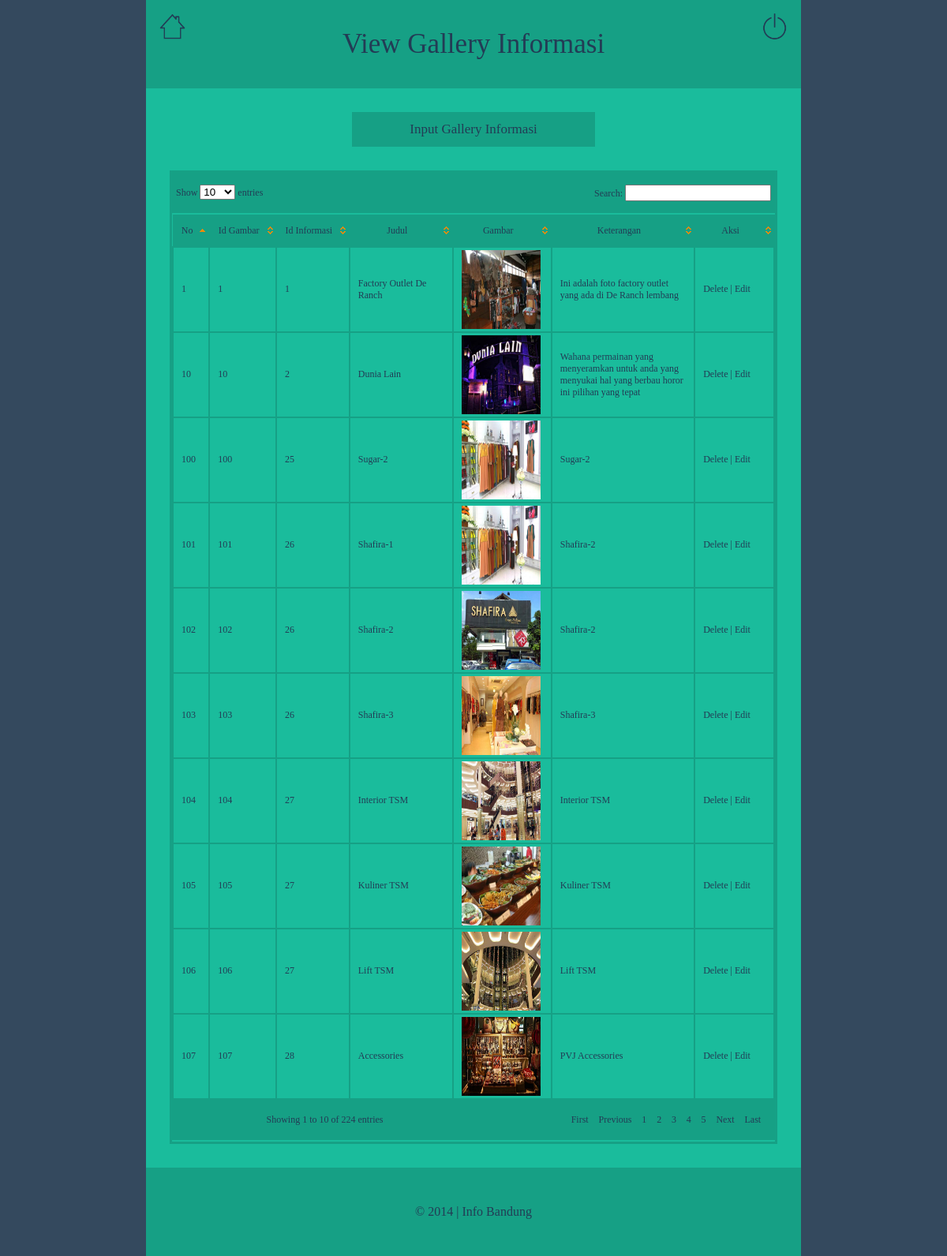
Screenshot of /info-bandung-admin/edit-gallery/view_data.php (signed in) with the database file from the repository.
### tables this page shows
CREATE TABLE IF NOT EXISTS `t_gambar` (
  `id_gambar` int(20) NOT NULL AUTO_INCREMENT,
  `id_informasi` int(20) NOT NULL,
  `judul` varchar(50) NOT NULL,
  `gambar` varchar(250) NOT NULL,
  `deskripsi` text NOT NULL,
  PRIMARY KEY (`id_gambar`)
);

### info-bandung-admin/edit-gallery/view_data.php (the view, shortened to what this page needs)
<?php require_once('../koneksi/koneksi.php'); ?>
<?php
$query = "SELECT * FROM t_gambar";
$datatables = mysql_query($query, $koneksi) or die(mysql_error());
$row_datatables = mysql_fetch_assoc($datatables);
?>
<!DOCTYPE html PUBLIC "-//W3C//DTD XHTML 1.0 Transitional//EN" "http://www.w3.org/TR/xhtml1/DTD/xhtml1-transitional.dtd">
<html xmlns="http://www.w3.org/1999/xhtml">
<head>
	<link rel="stylesheet" href="../css/style.css" />
</head>
<body>
	<div class="content-gallery">
		<header>
			<div class="judul">
				<div id="kanan">
					<a href= "../login/logout.php">
						<img src="../gambar/shutdown1.png" id="shutdown" title="Logout">
					</a>
				</div>
				<div id="kiri">
					<a href="../index.php">
						<img src="../gambar/home1.png" id="rumah" title="Home">
					</a>
				</div>
				<center>
					<h3>View Gallery Informasi</h3>
				</center>
			</div>
		</header>
		<div class="isi">
			<center>
				<a href="index.php">
					<input type="button" class="tombol"  value="Input Gallery Informasi">
				</a>
				<div class="border">
					<table align="center" cellspacing="3" cellpadding="3" align="center" border="0" class="display" id="example">
						<thead>
							 <tr>
								<th>No</th>
								<th>Id Gambar</th>
								<th>Id Informasi</th>
								<th width="120px">Judul</th>
								<th>Gambar</th>
								<th width="170px">Keterangan</th>
								<th width="90px">Aksi</th>
							 </tr>
						 </thead>
					  <tbody>
					  <?php do { ?>
						<tr>
							<td><?php echo $c=$c+1;?></td>
							<td><?php echo $row_datatables['id_gambar']; ?></td>
							<td><?php echo $row_datatables['id_informasi']; ?></td>
							<td><?php echo $row_datatables['judul']; ?></td>
							<td><a href="../../gambar/info_bandung/gallery/<?php echo $row_datatables['gambar'];?>" target="_blank"><img src="../../gambar/info_bandung/gallery/<?php echo $row_datatables['gambar'];?>" width="100" height="100" title="<?php echo $row_datatables['gambar'];?>"></a></td>
							<td><?php echo $row_datatables['deskripsi']; ?></td>
							<td id ="edit-links">
								<a href="delete.php?id_gambar=<?php echo $row_datatables['id_gambar']; ?>" onClick="return confirm('Apakah Anda yakin akan menghapus data ini?')">Delete</a> |
								<a href="edit.php?id_gambar=<?php echo $row_datatables['id_gambar']; ?>">Edit</a>
							</td>
						</tr>
						<?php } while ($row_datatables = mysql_fetch_assoc($datatables)); ?>
					   </tbody>
					</table>
				</div>
			</center>
		</div>
		<div class="footer">
			<center>
				<ul id ="footer-links">
					<li>
						<p>&copy 2014 | Info Bandung</p>
					</li>
				</ul>
			</center>
		</div>
	</div>
</body>
</html>

### info-bandung-admin/css/style.css (style rules this page uses)
html { background-color:#34495e; background-repeat:no-repeat; background-position:top; -webkit-background-size: cover; -moz-background-size: cover; -o-background-size: cover; background-size: cover; font-family:Corbert; font-weight:lighter; color:#233c55; }
body { margin:0; }
a { text-decoration:none; color:#233c55; }
h3 { font-size:35px; text-align:center; font-weight:lighter; color:#233c55; margin-bottom:35px; margin-top:35px; }
img#rumah { width:35px; height:35px; border-radius:0px; margin:5px; padding:8px; border:2px solid #16a085; background-color:none; float:left; }
img#shutdown { width:35px; height:35px; border-radius:0px; margin:5px; padding:8px; border:2px solid #16a085; background-color:none; float:right; }
ul#footer-links { list-style:none; margin:0px; padding:20px; }
ul#footer-links li { list-style:none; text-align:center; position:relative; padding:10px; }
.footer p { text-decoration:none; font-size:12pt; font-family:arial; color:#233c55; font-family:Corbert; }
.footer { background-color:#16a085; border:1px solid #16a085; }
table { width:90%; border:none; }
tr { height:40px; }
.isi { margin:auto; padding:30px; border-radius: 0px; border:2px solid #233c55; background-color:#1abc9c; border:none; }
.judul { background-color:#16a085; border:1px solid #16a085; }
.tombol { color: #233c55; font-family:Corbert; font-size:17px; text-align:center; width:40%; background-color:#16a085; border:0px; padding:10px; border:2px solid #16a085; border-radius:0px; }
.border { border: 3px solid #16a085; }
.content-gallery { padding:0px; border:none; bottom: 0; right: 0; top: 0; left:0; margin-left: auto; margin-right: auto; left: 0; right: 0; width: 830px; height:auto; border:none; }

### info-bandung-admin/media/css/demo_table_jui.css (style rules this page uses)
table.display thead th { padding: 3px 0px 3px 10px; cursor: pointer; * cursor: hand; }
table.display { margin: 0 auto; width: 100%; clear: both; border-collapse: collapse; }
table.display td { padding: 3px 10px; background-color:#1abc9c; border:2px solid #16a085; }
tr.odd { background-color: #E2E4FF; }
tr.even { background-color: white; }
tr.odd td.sorting_1 { background-color: #1ABC9C; border:2px solid #16a085; }
tr.even td.sorting_1 { background-color: #1ABC9C; border:2px solid #16a085; }

### info-bandung-admin/edit-gallery/view_data.php (style rules this page uses)
body { font-family: Corbert; font-size: 12px; }

### rows the page displays
t_gambar: id_gambar "1", id_informasi "1", judul "Factory Outlet De Ranch", gambar (picture), deskripsi "Ini adalah foto factory outlet yang ada di De Ranch lembang"
t_gambar: c "10", id_gambar "10", id_informasi "2", judul "Dunia Lain", gambar (picture), deskripsi "Wahana permainan yang menyeramkan untuk anda yang menyukai hal yang berbau horor ini pilihan yang tepat"
t_gambar: c "100", id_gambar "100", id_informasi "25", judul "Sugar-2", gambar (picture), deskripsi "Sugar-2"
t_gambar: c "101", id_gambar "101", id_informasi "26", judul "Shafira-1", gambar (picture), deskripsi "Shafira-2"
t_gambar: c "102", id_gambar "102", id_informasi "26", judul "Shafira-2", gambar (picture), deskripsi "Shafira-2"
t_gambar: c "103", id_gambar "103", id_informasi "26", judul "Shafira-3", gambar (picture), deskripsi "Shafira-3"
t_gambar: c "104", id_gambar "104", id_informasi "27", judul "Interior TSM", gambar (picture), deskripsi "Interior TSM"
t_gambar: c "105", id_gambar "105", id_informasi "27", judul "Kuliner TSM", gambar (picture), deskripsi "Kuliner TSM"
t_gambar: c "106", id_gambar "106", id_informasi "27", judul "Lift TSM", gambar (picture), deskripsi "Lift TSM"
t_gambar: c "107", id_gambar "107", id_informasi "28", judul "Accessories", gambar (picture), deskripsi "PVJ Accessories"
